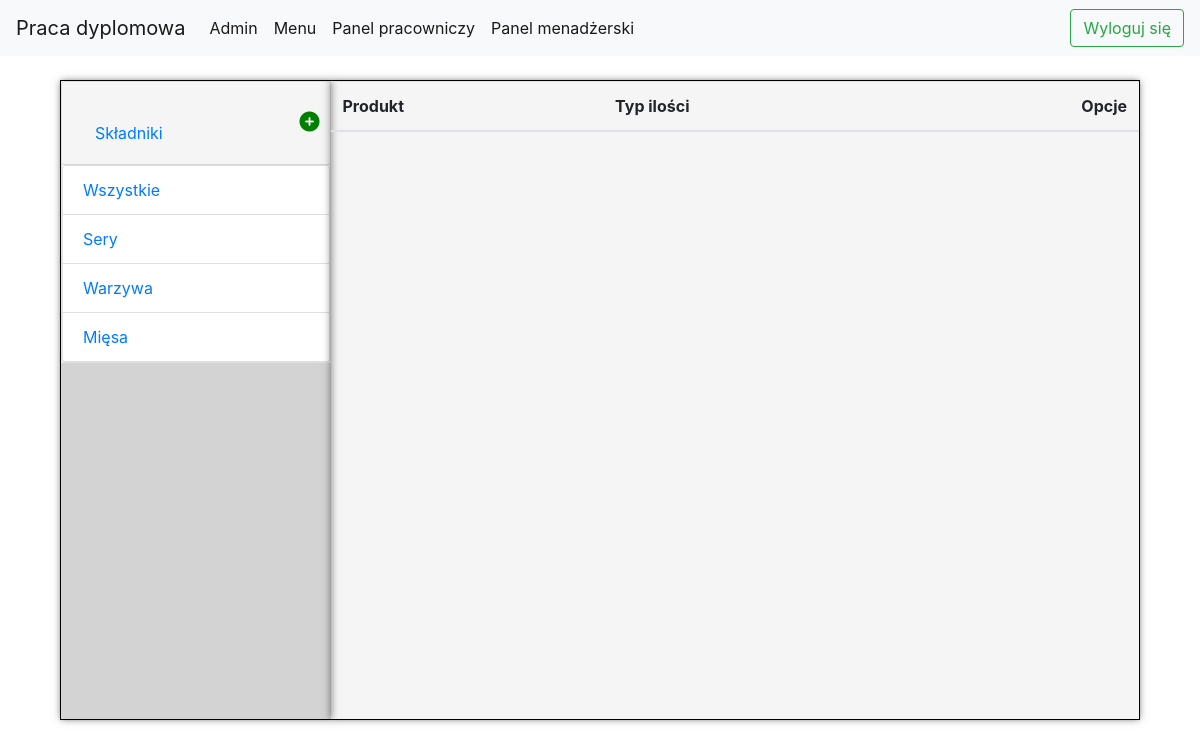
The page /manage_ingredients/S/ (signed in) on the database as committed earlier.
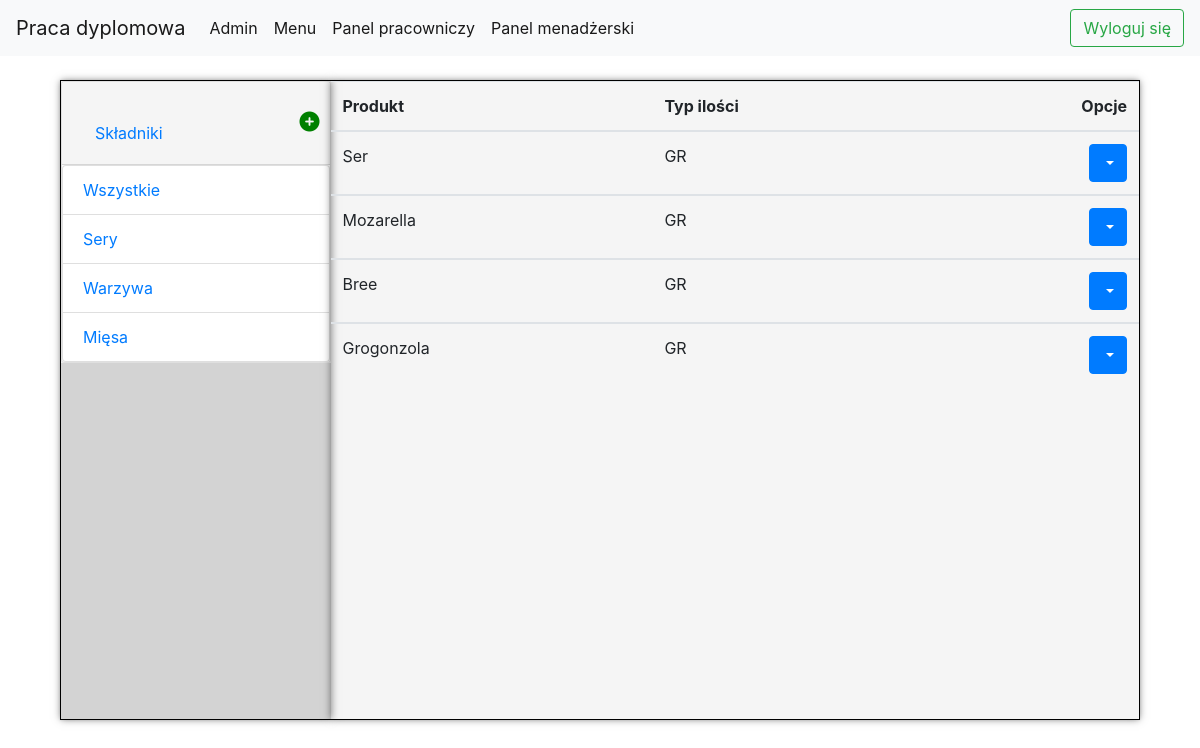
The same page on the database as committed later.
### restaurantApp/models.py (models this page shows, shortened)
class Ingredient(models.Model):
    name = models.CharField(max_length=100)
    QUANTITY_TYPES = (
        ('GR', 'Gramy'),
        ('SZT', 'Sztuki')
    )
    quantity_type = models.CharField(max_length=3, choices=QUANTITY_TYPES, default='GR')
    INGREDIENT_TYPES = (
        ('ND', 'NOT DEFINED'),
        ('S', 'Ser'),
        ('M', 'Mięso'),
        ('W', 'Warzywo'),
        ('N', 'Napój'),
    )
    ingredient_type = models.CharField(max_length=3, choices=INGREDIENT_TYPES, default='ND')

### restaurantApp/views.py (the view)
    def _wrapped_view_func(request, *args, **kwargs):
        if request.user.employee.position != "M":
            return HttpResponse('Nie posiadasz uprawnień')
        else:
            return view_func(request, *args, **kwargs)

### restaurantApp/views.py (called while the page is built)
def manager_required(view_func):
    def _wrapped_view_func(request, *args, **kwargs):
        if request.user.employee.position != "M":
            return HttpResponse('Nie posiadasz uprawnień')
        else:
            return view_func(request, *args, **kwargs)
    return _wrapped_view_func

@login_required
@manager_required
def manage_ingredients(request, type="all"):
    if type == "all":
        ingredients = Ingredient.objects.all()
    else:
        ingredients = Ingredient.objects.filter(ingredient_type=type)
    return render(request, "restaurantApp/manage_ingredients.html",
                  {"data": ingredients})

### templates/restaurantApp/manage_ingredients.html (shortened to what this page needs)
<!DOCTYPE html>
{% extends "restaurantApp/base.html" %}
{% load static %}
{% block css_block %}
    <link rel="stylesheet" href="{% static 'css/products_group.css' %}">
    <link rel="stylesheet" type="text/css" href="{% static 'css/control_panel.css' %}">
    <link rel="stylesheet" href="{% static 'css/accordion.css' %}">
{% endblock %}
{% block body_block %}
    <div class="main-window">
        <div class="option-windows">
            <div id="accordion">
                <div class="card">
                    <div class="card-header" id="headingOne">
                        <h5 class="mb-0">
                            <button class="btn btn-link" data-toggle="collapse" data-target="#collapseOne"
                                    aria-expanded="true" aria-controls="collapseOne">
                                Składniki
                            </button>
                            <a href="{% url "restaurantApp:add_ingredient" %}"><i
                                    class="addSign fas fa-plus-circle"></i></a>
                        </h5>
                    </div>
                    <div id="collapseOne" class="collapse show" aria-labelledby="headingOne" data-parent="#accordion">
                        <div class="card-body">
                            <ul class="list-group">
                                <li class="list-group-item">
                                    <a href="{% url "restaurantApp:manage_ingredients" "all" %}">Wszystkie</a>
                                </li>
                                <li class="list-group-item">
                                    <a href="{% url "restaurantApp:manage_ingredients" "S" %}">Sery</a>
                                </li>
                                <li class="list-group-item">
                                    <a href="{% url "restaurantApp:manage_ingredients" "W" %}">Warzywa</a>
                                </li>
                                <li class="list-group-item">
                                    <a href="{% url "restaurantApp:manage_ingredients" "M" %}">Mięsa</a>
                                </li>
                            </ul>
                        </div>
                    </div>
                </div>
            </div>
        </div>
        <div class="view-window">
            <table class="table">
                <thead>
                <tr>
                    <th scope="col">Produkt</th>
                    <th scope="col">Typ ilości</th>
                    <th class="right-align" scope="col">Opcje</th>
                </tr>
                </thead>
                <tbody>
                {% for ing in data %}
                    <tr>
                        <td>{{ ing.name }}</td>
                        <td>{{ ing.quantity_type }}</td>
                        <td class="right-align">
                            <div class="btn-group">
                                <button type="button" class="btn btn-primary dropdown-toggle" data-toggle="dropdown"
                                        aria-haspopup="true" aria-expanded="false">
                                </button>
                            </div>
                        </td>
                    </tr>
                    </tbody>
                {% endfor %}
            </table>
        </div>
    </div>
{% endblock %}

Rows that differ between the two databases and show on the page:
now on this page (row edited): Ingredient: name "Ser", quantity_type "GR"
added Ingredient: name "Mozarella", quantity_type "GR"
added Ingredient: name "Bree", quantity_type "GR"
added Ingredient: name "Grogonzola", quantity_type "GR"
